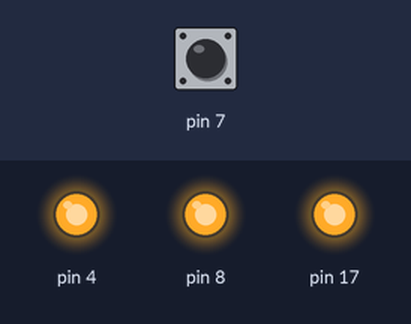
Bench run of a sketch on a simulated Arduino Leonardo, built with avr-gcc and run on an emulated ATmega32U4. Shown: output pins drawn as LEDs (lit = HIGH). Dashed ring = blinking. The inputs (shaded band) are chosen by the test bench; at power-on: pin 7 LOW. What the sketch prints to the serial monitor is not drawn.

Above: at 3.2 s.
3.3 s: pin 7 driven HIGH
At 4.5 s:
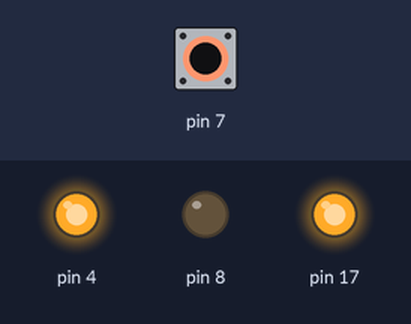
4.8 s: pin 7 driven LOW
At 5.4 s:
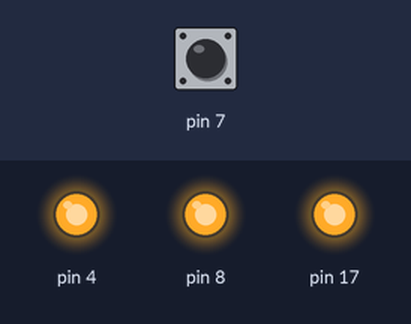
7.0 s: pin 7 pulsed HIGH 5 times (0.12 s each, 0.3 s apart)
At 8.02 s:
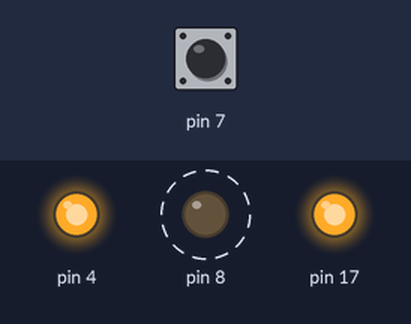
10.0 s: pin 7 pulsed HIGH 5 times (0.12 s each, 0.3 s apart)
At 12.7 s:
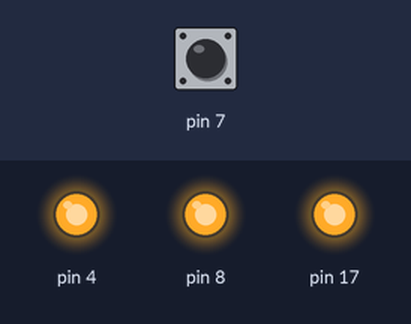
Timing chart, 0 to 14.0 s (numbered marks = the images above; inputs shaded):
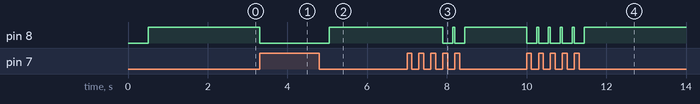

The sketch:

ble_pressure.ino
```cpp
#include <Arduino.h>
#include <SPI.h>
#if not defined (_VARIANT_ARDUINO_DUE_X_) && not defined (_VARIANT_ARDUINO_ZERO_)
  #include <SoftwareSerial.h>
#endif

#include "Adafruit_BLE.h"
#include "Adafruit_BluefruitLE_SPI.h"
#include "Adafruit_BluefruitLE_UART.h"

#include "BluefruitConfig.h"


#define BLUEFRUIT_HWSERIAL_NAME      Serial1
#define BLUEFRUIT_UART_MODE_PIN        12    // we won't be changing modes
#define BUFSIZE                        128   // Size of the read buffer for incoming data
#define VERBOSE_MODE                   true  // If set to 'true' enables debug output

// Create the bluefruit object, either software serial...uncomment these lines
/*
SoftwareSerial bluefruitSS = SoftwareSerial(BLUEFRUIT_SWUART_TXD_PIN, BLUEFRUIT_SWUART_RXD_PIN);

Adafruit_BluefruitLE_UART ble(bluefruitSS, BLUEFRUIT_UART_MODE_PIN,
                      BLUEFRUIT_UART_CTS_PIN, BLUEFRUIT_UART_RTS_PIN);
*/

/* ...or hardware serial, which does not need the RTS/CTS pins. Uncomment this line */
 //Adafruit_BluefruitLE_UART ble(BLUEFRUIT_HWSERIAL_NAME, BLUEFRUIT_UART_MODE_PIN);

/* ...hardware SPI, using SCK/MOSI/MISO hardware SPI pins and then user selected CS/IRQ/RST */
Adafruit_BluefruitLE_SPI ble(BLUEFRUIT_SPI_CS, BLUEFRUIT_SPI_IRQ, BLUEFRUIT_SPI_RST);

/* ...software SPI, using SCK/MOSI/MISO user-defined SPI pins and then user selected CS/IRQ/RST */
//Adafruit_BluefruitLE_SPI ble(BLUEFRUIT_SPI_SCK, BLUEFRUIT_SPI_MISO,
//                             BLUEFRUIT_SPI_MOSI, BLUEFRUIT_SPI_CS,
//                             BLUEFRUIT_SPI_IRQ, BLUEFRUIT_SPI_RST);


// A small helper
void error(const __FlashStringHelper*err) {
  Serial.println(err);
  while (1);
}

/* The service information */

int32_t pressureServiceId;
int32_t pressureReadableCharId;
int32_t pressureWritableCharId;
int32_t pressureFakeCharId;
/**************************************************************************/
/*!
    @brief  Sets up the HW an the BLE module (this function is called
            automatically on startup)
*/
/**************************************************************************/
void setup(void)
{
  while (!Serial); // required for Flora & Micro
  delay(500);

  boolean success;

  Serial.begin(115200);
  Serial.println(F("Adafruit Bluefruit Pressure Measure"));
  Serial.println(F("---------------------------------------------------"));

  randomSeed(micros());

  /* Initialise the module */
  Serial.print(F("Initialising the Bluefruit LE module: "));

  if ( !ble.begin(VERBOSE_MODE) )
  {
    error(F("Couldn't find Bluefruit, make sure it's in CoMmanD mode & check wiring?"));
  }
  Serial.println( F("OK!") );

  /* Disable command echo from Bluefruit */
  ble.echo(false);

  Serial.println("Requesting Bluefruit info:");
  /* Print Bluefruit information */
  ble.info();
}

void loop(void)
{
  Serial.print(F("Updating pressure value to "));

  /* Command is sent when \n (\r) or println is called */
  /* AT+GATTCHAR=CharacteristicID,value */
  ble.println( F("AT+GATTCHAR=2") );

  /* Check if command executed OK */
  if ( !ble.waitForOK() )
  {
    Serial.println(F("Failed to get response!"));
  }

  /* Delay before next measurement update */
  delay(1000);


}
```

BluefruitConfig.h
```cpp
// COMMON SETTINGS
// ----------------------------------------------------------------------------------------------
// These settings are used in both SW UART, HW UART and SPI mode
// ----------------------------------------------------------------------------------------------
#define BUFSIZE                        128   // Size of the read buffer for incoming data
#define VERBOSE_MODE                   true  // If set to 'true' enables debug output


// SOFTWARE UART SETTINGS
// ----------------------------------------------------------------------------------------------
// The following macros declare the pins that will be used for 'SW' serial.
// You should use this option if you are connecting the UART Friend to an UNO
// ----------------------------------------------------------------------------------------------
#define BLUEFRUIT_SWUART_RXD_PIN       9    // Required for software serial!
#define BLUEFRUIT_SWUART_TXD_PIN       10   // Required for software serial!
#define BLUEFRUIT_UART_CTS_PIN         11   // Required for software serial!
#define BLUEFRUIT_UART_RTS_PIN         -1   // Optional, set to -1 if unused


// HARDWARE UART SETTINGS
// ----------------------------------------------------------------------------------------------
// The following macros declare the HW serial port you are using. Uncomment
// this line if you are connecting the BLE to Leonardo/Micro or Flora
// ----------------------------------------------------------------------------------------------
#ifdef Serial1    // this makes it not complain on compilation if there's no Serial1
  #define BLUEFRUIT_HWSERIAL_NAME      Serial1
#endif


// SHARED UART SETTINGS
// ----------------------------------------------------------------------------------------------
// The following sets the optional Mode pin, its recommended but not required
// ----------------------------------------------------------------------------------------------
#define BLUEFRUIT_UART_MODE_PIN        12    // Set to -1 if unused


// SHARED SPI SETTINGS
// ----------------------------------------------------------------------------------------------
// The following macros declare the pins to use for HW and SW SPI communication.
// SCK, MISO and MOSI should be connected to the HW SPI pins on the Uno when
// using HW SPI.  This should be used with nRF51822 based Bluefruit LE modules
// that use SPI (Bluefruit LE SPI Friend).
// ----------------------------------------------------------------------------------------------
#define BLUEFRUIT_SPI_CS               8
#define BLUEFRUIT_SPI_IRQ              7
#define BLUEFRUIT_SPI_RST              4    // Optional but recommended, set to -1 if unused

// SOFTWARE SPI SETTINGS
// ----------------------------------------------------------------------------------------------
// The following macros declare the pins to use for SW SPI communication.
// This should be used with nRF51822 based Bluefruit LE modules that use SPI
// (Bluefruit LE SPI Friend).
// ----------------------------------------------------------------------------------------------
#define BLUEFRUIT_SPI_SCK              13
#define BLUEFRUIT_SPI_MISO             12
#define BLUEFRUIT_SPI_MOSI             11
```

Measured:
- after the input at 3.3 s, pin 8: HIGH → LOW at once
- after the input at 4.8 s, pin 8: LOW → HIGH after 0.25 s
- after the input at 7.0 s, pin 8: alternates HIGH for 0.05 s and LOW for 0.25 s, 4 changes in all, then stays HIGH, starting after 0.90 s
- after the input at 10.0 s, pin 8: alternates HIGH for 0.05 s and LOW for 0.25 s, 10 changes in all, then stays HIGH, starting at once
